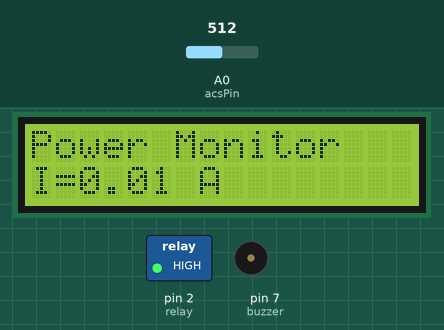
Recording of a sketch running on a simulated Arduino Uno, built with avr-gcc and run on an emulated ATmega328P. Shown: 16×2 character LCD, switched loads named in the sketch (green lamp = pin HIGH), buzzer (waves = sounding, pin HIGH). Inputs (shaded band) come from the test bench; at power-on: A0 (acsPin) = 512.

Above: at 1.2 s.
1.3 s: A0 (acsPin) set to 614
At 2.7 s:
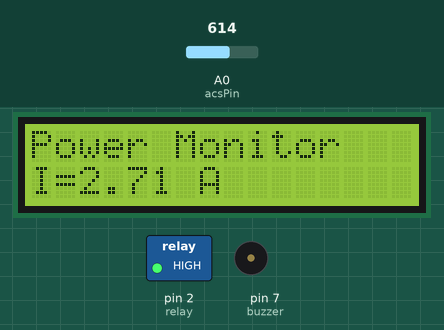
3.1 s: A0 (acsPin) set to 641
At 4.4 s:
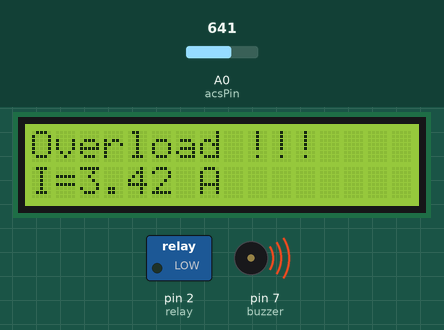
4.7 s: A0 (acsPin) set to 716
At 5.3 s:
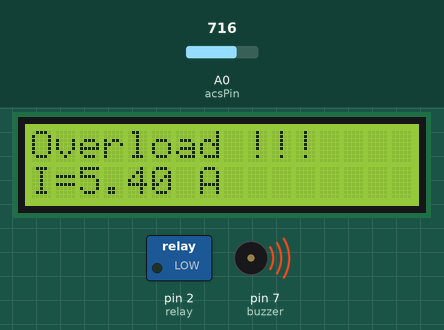
Timing chart, 0 to 7.7 s (numbered marks = the images above; inputs shaded):
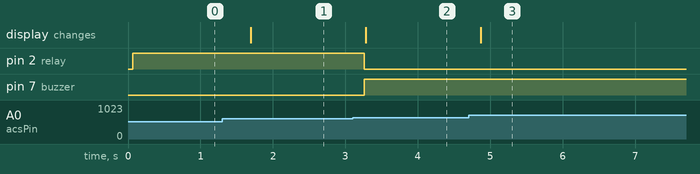

Measured:
- the behaviour switches between 625 and 626 on A0 (acsPin) (found by bisection; images 1 and 2)
- after the input at 1.3 s, the display: changes after 0.39 s (image 1)
- after the input at 3.1 s, pin 2 (relay): HIGH → LOW after 0.16 s; pin 7 (buzzer): LOW → HIGH after 0.16 s; the display: changes after 0.18 s (image 2)
- after the input at 4.7 s, the display: changes after 0.16 s (image 3)

The sketch:

sketch_nov9a_copy_20260729050818.ino
```cpp
#include<Wire.h>
#include <LiquidCrystal_I2C.h>

LiquidCrystal_I2C lcd(0x27, 16, 2);

// Pins
const int acsPin = A0;
const int buzzer = 7;
const int relay = 2;

// إعدادات حساس ACS712
float sensitivity = 0.185; // حساسية 185mV/A لـ ACS712 5A
float offset = 2.5;        // الجهد الوسطي 2.5V

void setup() {
lcd.init();
  lcd.backlight();

  pinMode(buzzer, OUTPUT);
  pinMode(relay, OUTPUT);
  digitalWrite(relay, HIGH); // الجهاز يعمل

  lcd.setCursor(0,0);
  lcd.print("Power Monitor");
}

void loop() {

  int sensorValue = analogRead(acsPin);
  float voltage = (sensorValue * 5.0) / 1023.0;

  float current = (voltage - offset) / sensitivity;
  if(current < 0) current = 0; // إزالة الضوضاء السلبية

  lcd.setCursor(0,1);
  lcd.print("I=");
  lcd.print(current, 2);
  lcd.print(" A     ");

  // *** حماية من الحمل الزائد ***
  if(current > 3.0) {
    digitalWrite(buzzer, HIGH);
    digitalWrite(relay, LOW);     // فصل الجهاز
    lcd.setCursor(0,0);
    lcd.print("Overload !!!    ");
  } else {
    digitalWrite(buzzer, LOW);
    digitalWrite(relay, HIGH);    // الجهاز شغال
    lcd.setCursor(0,0);
    lcd.print("Power Monitor   ");
  }

  delay(500);
}
```
